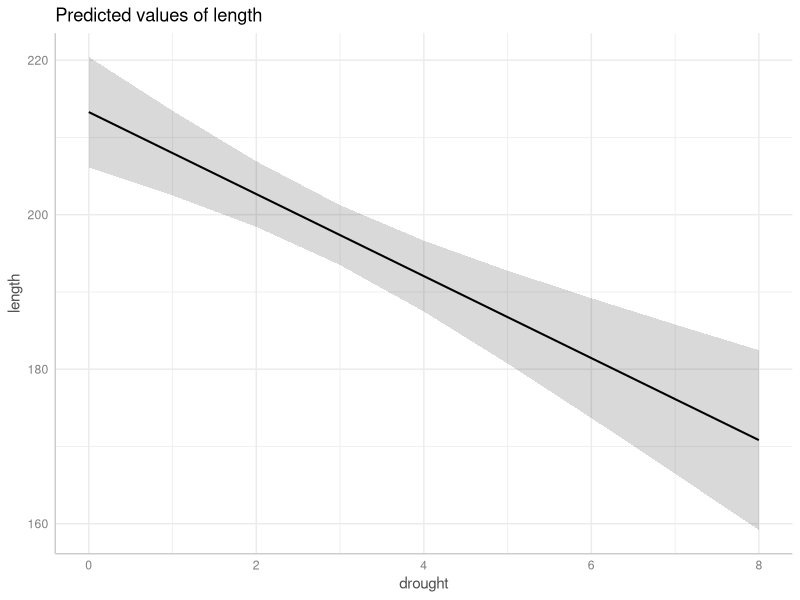
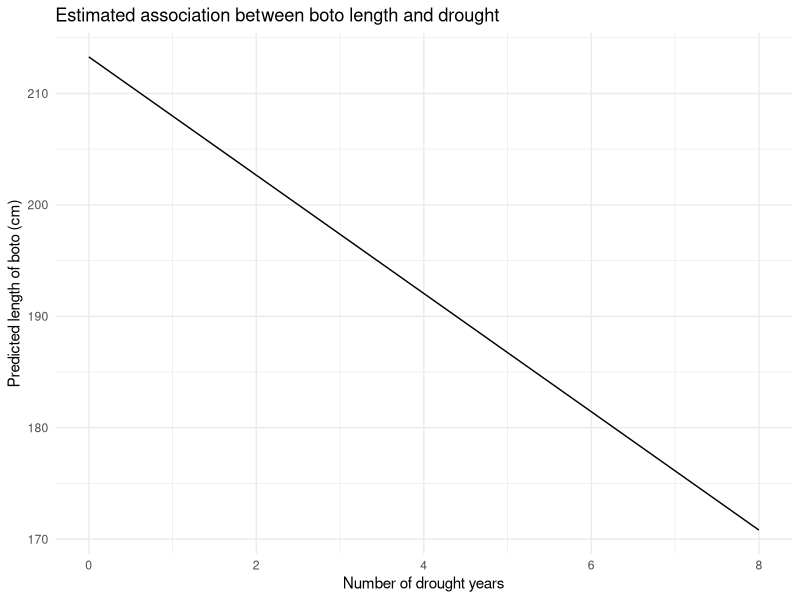
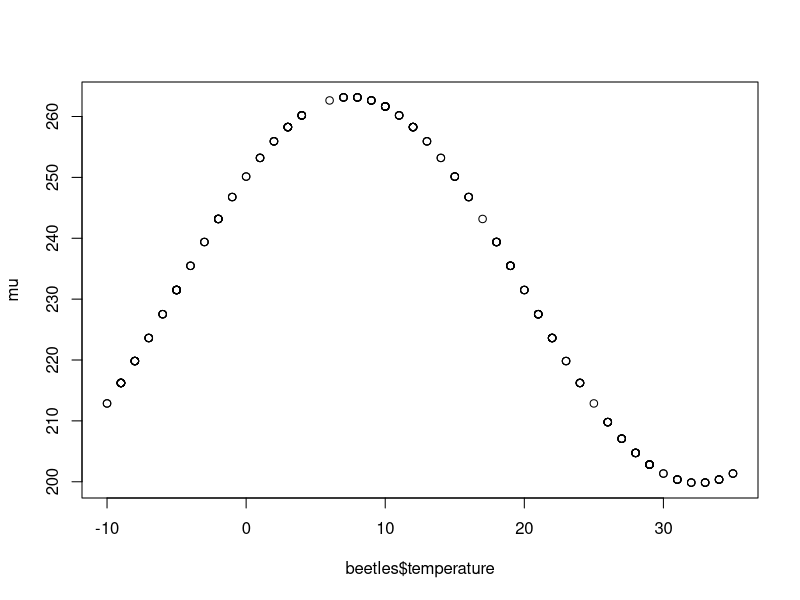

Generate these figures, in order, with R: (Note: this script raises an error after producing the figures.)
## ---- chunk 1
knitr::opts_chunk$set(echo = TRUE, results = "hide", fig.show="show")
answer_sheet <- FALSE
library(ggplot2)
library(here)
boto <- read.table(here("Workshops/Workshop 2 - Data vis/Data", "boto.txt"), header = T)
## ---- chunk 2
rnorm(n = 10, mean = 200, sd = 10)
## ---- chunk 3
boto_model <- lm(length ~ drought, data = boto)
## ---- chunk 4
summary(boto_model)
## ---- chunk 5
library(ggeffects)
## ---- chunk 6
preds <- ggpredict(boto_model)
## ---- chunk 7
plot(preds)
## ---- chunk 8
fake <- data.frame(
  drought = 0:8
)
## ---- chunk 9
fake$fit <- predict(boto_model, newdata = fake)
## ---- chunk 10
ggplot(fake) +
  geom_line(aes(x = drought, y = fit)) +
  labs(x = "Number of drought years",
       y = "Predicted length of boto (cm)",
       title = "Estimated association between boto length and drought") +
  theme_minimal()
## ---- chunk 11
# For coordinators -
# Code below simulates and exports the data used in the workshop
# number of offspring as function of temperature

set.seed(2024)
n <- 234
beetles <- data.frame(
  temperature = round(runif(n = n, min = -10, max = 35), digits = 0)
)

b0 <- 231.5
b1 <- -31.7

temp_peak <- 20
frequency <- 2 * pi / 50  # Frequency based on the temperature range and desired peak
phase_shift <- temp_peak

mu <- b0 + b1 * sin(frequency * (beetles$temperature - phase_shift))

plot(mu ~ beetles$temperature)

beetles$offspring <- round(rnorm(n, mean = mu, sd = 30), digits = 0)

# plot(beetles$offspring ~ beetles$temperature)
# hist(beetles$offspring)

write.table(beetles, here("Workshops/Workshop 3 - LM with continuous predictor/Data", "beetles.txt"), row.names = FALSE)
